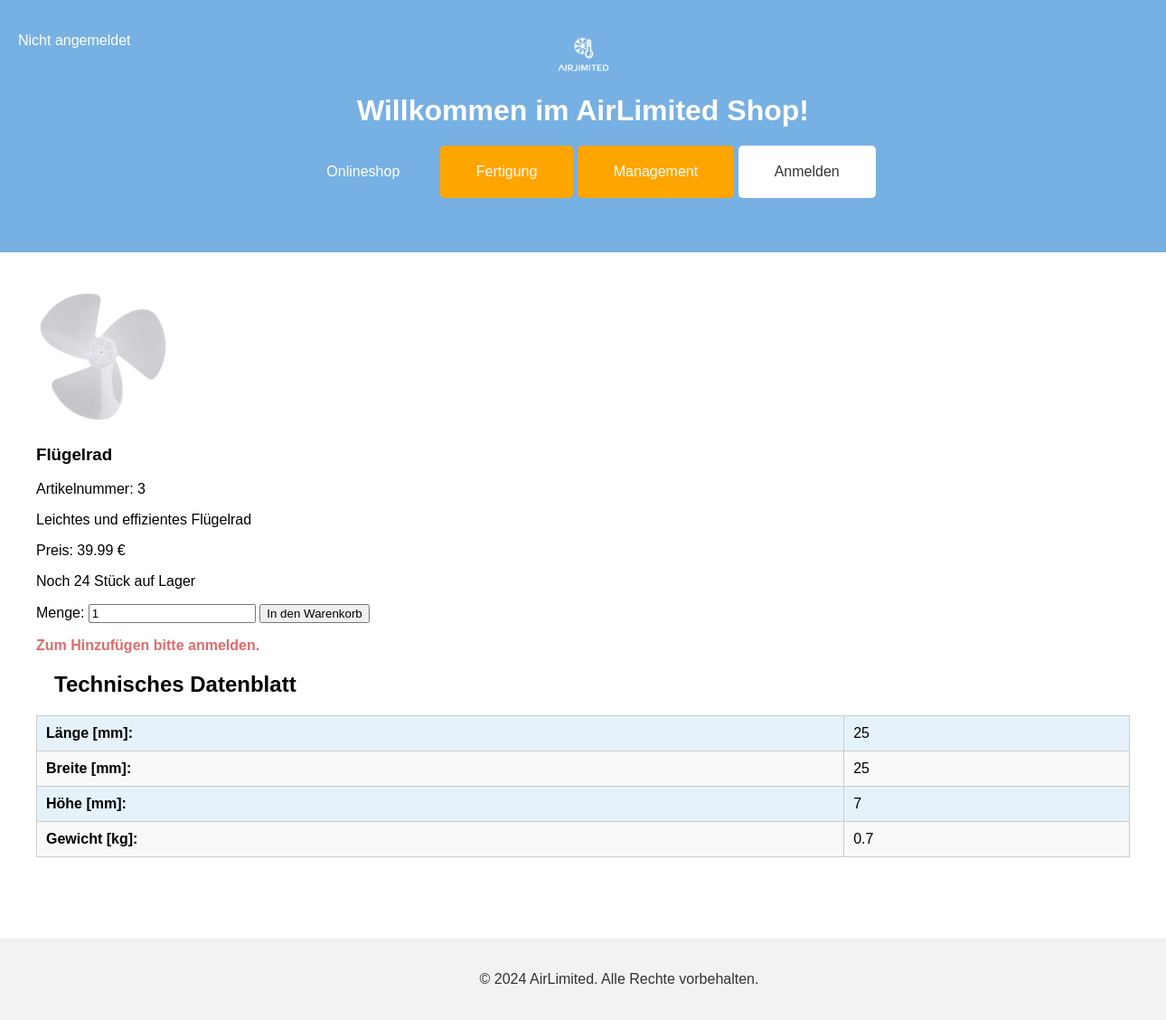
Screenshot of /sku_details.php?sku=3 with the database file from the repository.
### tables this page shows
CREATE TABLE IF NOT EXISTS `sind_in` (
  `LagerNr` int(11) NOT NULL,
  `SKUNr` int(11) NOT NULL,
  `Bestand` int(11) DEFAULT NULL,
  PRIMARY KEY (`LagerNr`,`SKUNr`),
  KEY `sind_in SKUNr` (`SKUNr`),
  CONSTRAINT `sind_in LagerNr` FOREIGN KEY (`LagerNr`) REFERENCES `lager` (`LagerNr`) ON DELETE NO ACTION ON UPDATE NO ACTION,
  CONSTRAINT `sind_in SKUNr` FOREIGN KEY (`SKUNr`) REFERENCES `sku` (`SKUNr`) ON DELETE NO ACTION ON UPDATE NO ACTION
);

CREATE TABLE IF NOT EXISTS `sku` (
  `SKUNr` int(11) NOT NULL AUTO_INCREMENT,
  `Name` varchar(20) NOT NULL,
  `Standardlosgroeße` int(11) NOT NULL DEFAULT 0,
  `Laenge` float DEFAULT NULL,
  `Breite` float DEFAULT NULL,
  `Hoehe` float DEFAULT NULL,
  `Gewicht` float DEFAULT NULL,
  `Beschreibung` varchar(200) DEFAULT NULL,
  `Preis` float DEFAULT NULL,
  `Foto` varchar(50) DEFAULT NULL,
  `Art` varchar(50) DEFAULT NULL,
  `Fertigungsanweisungen` varchar(50) DEFAULT NULL,
  `FertigungsNr` int(11) DEFAULT NULL,
  `LagerNr` int(11) DEFAULT NULL,
  PRIMARY KEY (`SKUNr`),
  KEY `FertigungsNr` (`FertigungsNr`),
  KEY `Lagerstandort` (`LagerNr`),
  CONSTRAINT `sku FertigungsNr` FOREIGN KEY (`FertigungsNr`) REFERENCES `fertigung` (`FertigungsNr`) ON DELETE NO ACTION ON UPDATE NO ACTION,
  CONSTRAINT `sku LagerNr` FOREIGN KEY (`LagerNr`) REFERENCES `lager` (`LagerNr`) ON DELETE NO ACTION ON UPDATE NO ACTION
);

### db_class.php (called while the page is built, shortened)
<?php
class DBConnector
{
	private $database = null;
	public function connect()
	{
		$this->database = mysqli_connect(DB_HOST, DB_USER, DB_PASSWORD) or die('Verbindung schlug fehl: '.mysqli_error($this->database));
		mysqli_select_db($this->database, DB_NAME) or die('Verbindung schlug fehl: '.mysqli_error($this->database));
		mysqli_query($this->database, "SET CHARSET 'utf8'") or die('Verbindung schlug fehl: '.mysqli_error($this->database));
		mysqli_query($this->database, "SET NAMES 'UTF8'") or die('Verbindung schlug fehl: '.mysqli_error($this->database));
	}
	static public function fetchEntity($QueryResult)
	{
		return mysqli_fetch_object($QueryResult);
	}
	static public function fetchEntityArray($QueryResult)
	{
		$result = array();
		while( $item = DBConnector::fetchEntity($QueryResult) )
			$result[] = $item;
		return $result;
	}
	public function query($Query)
	{
		$result = mysqli_query($this->database, $Query);
		return $result;
	}
	public function getEntityArray($Query)
	{
		$result = $this->query($Query);
		if( $result )
			return $this->fetchEntityArray($result);
		else
			return false;
	}
}
?>

### sku_details.php (the view, shortened to what this page needs)
<?php
    if (isset($_SESSION['userType']) && isset($_SESSION['userID'])) {
        $userType = $_SESSION['userType'];
        $userID = $_SESSION['userID'];
        $loginText = "Angemeldet als: " . $userType . " " . $userID;
    } else {
        $loginText = "Nicht angemeldet". "<br>";
    }
    if (isset($_GET['sku'])) {
        $sku = htmlspecialchars($_GET['sku']);
    } else {
        $sku = 1;
    }
    require_once "db_class.php";
    $DBServer   = 'localhost';
	$DBHost     = 'airlimited';
	$DBUser     = 'root';
	$DBPassword = '';
	$db = new DBConnector($DBServer, $DBHost, $DBUser, $DBPassword);
	$db->connect();
    $query = 'SELECT `Name`, sku.`SKUNr`, `Foto`, `Preis` , `Laenge`,  `Breite`,
                `Hoehe`,  `Gewicht`,  `Beschreibung`, sind_in.Bestand ';
    $query .= 'FROM `airlimited`.`sku` ';
    $query .= 'LEFT JOIN sind_in ON sku.SKUNr = sind_in.SKUNr ';
    $query .= 'WHERE sku.`SKUNr` = '. $sku . ' ';
    $query .= 'LIMIT 1000;';
    $result = $db->getEntityArray($query);
    $skuDB = $result[0];
    if (isset($userType) and isset($userID)) {
        if ($userType == 'servicepartner' or $userType == 'lager' ) {
            if (isset($_POST['quantity'])) {
                if ($userType == 'servicepartner') {
                    $sql = 'INSERT INTO `warenkorb` (`ServicepartnerNr`, `SKUNr`, `Menge`) ';
                    $sql .= 'VALUES ('. $userID .' , '. $sku .', '. $_POST['quantity'] .');';
                } elseif ($userType == 'lager') {
                    $sql = 'INSERT INTO `warenkorb` ( `LagerNr`, `SKUNr`, `Menge`) ';
                    $sql .= 'VALUES ('. $userID .' , '. $sku .', '. $_POST['quantity'] .');';
                }
                $input = $db->query($sql);
                $feedback = $skuDB->Name .' wurde '. $_POST['quantity'] .' mal in den Warenkorb gelegt.';
            }
        } else {
            $feedback = 'Zum Hinzufügen bitte als Servicepartner oder Lager anmelden.';
        }
    } else {
        $feedback = 'Zum Hinzufügen bitte anmelden.';
    }
?>
<!DOCTYPE html>
<html lang="de">
<head>
    <link rel="stylesheet" href="styles.css">
</head>
<body>
   <header>
        <div class="logo">
            <img src="logo.png" alt="AirLimited Logo">
        </div>
        <h1>Willkommen im AirLimited Shop!</h1>
        <nav>
            <button onclick="window.location.href='onlineshop.php'">Onlineshop</button>
            <button onclick="window.location.href='fertigung.php'" class="fertigung-btn">Fertigung</button>
            <button onclick="window.location.href='management.php'" class="management-btn">Management</button>
            <button onclick="window.location.href='index.php'" class="login-btn">Anmelden</button>
        </nav>
        <div class="meine-logindaten">
            <p>
                <?php
                    echo $loginText;
                ?>
            </p>
        </div>
    </header>
    <main>
        <div class="product-content">
            <div class="product">
                <?php echo '<div class="product-image">
                                <img src="images/' . htmlspecialchars($skuDB->SKUNr) . '.jpg" alt="Produkt ' . htmlspecialchars($skuDB->SKUNr) . '" width="150" height="150">
                            </div> '
                            ?>
                <div class="product-details">
                    <?php
                        echo '
                            <h3>'. $skuDB->Name .'</h3>
                            <p>Artikelnummer: '. $skuDB->SKUNr .'</p>
                            <p>'. $skuDB->Beschreibung .'</p>
                            <p class="price">Preis: '. $skuDB->Preis .' €</p>
                            <p>Noch '. $skuDB->Bestand .' Stück auf Lager</p>
                        ';
                    ?>
                    <form action="#" class="order-form" method="POST">
                        <label for="quantity">Menge:</label>
                        <input type="number" id="quantity" name="quantity" min="1" value="1">
                        <button type="submit">In den Warenkorb</button>
                        <?php
                            if (isset($feedback)) {
                                echo '<p class = "feedback">'. $feedback .'</p>';
                            }
                        ?>
                    </form>
                </div>
            </div>
            <div class="product-details-container">
                <?php
                    echo '
                        <h2>Technisches Datenblatt</h2>
                        <table>
                            <tr>
                                <td>Länge [mm]:</td>
                                <td>'. $skuDB->Laenge .'</td>
                            </tr>
                            <tr>
                                <td>Breite [mm]:</td>
                                <td>'. $skuDB->Breite .'</td>
                            </tr>
                            <tr>
                                <td>Höhe [mm]:</td>
                                <td>'. $skuDB->Hoehe .'</td>
                            </tr>
                            <tr>
                                <td>Gewicht [kg]:</td>
                                <td>'. $skuDB->Gewicht .'</td>
                            </tr>
                        </table>
                    ';
                ?>
            </div>
        </div>
    </main>
    <footer>
        <p>&copy; 2024 AirLimited. Alle Rechte vorbehalten.</p>
    </footer>
</body>
</html>

### styles.css (style rules this page uses)
body { font-family: Arial, sans-serif; margin: 0; padding: 0; }
header { background-color: #77b0e3; color: white; padding: 40px; display: flex; flex-direction: column; align-items: center; }
header h1 { margin: 0; margin-top: 20px; }
h2 { text-align: left; margin-left: 20px; margin-top: 20px; margin-bottom: 20px; }
.logo img { height: 40px; }
nav { margin-top: 20px; }
nav button { margin-bottom: 20px; background-color: #77b0e3; border: none; color: white; padding: 20px 40px; text-align: center; text-decoration: none; display: inline-block; font-size: 16px; cursor: pointer; border-radius: 5px; }
.login-btn { background-color: white; color: #333; }
.management-btn, .fertigung-btn { background-color: #ffa500; }
.meine-logindaten { position: absolute; top: 20px; left: 20px; }
.meine-logindaten p { color: white; text-align: left; text-decoration: none; font-size: 16px; }
main { padding: 40px; }
footer { background-color: #f2f2f2; color: #333; padding: 20px 40px; position: relative; bottom: 0; width: 100%; text-align: center; margin-top: 50px; }
.product-image { margin-right: 20px; }
.order-form { flex: 1; }
.product-details-container table { border-collapse: collapse; width: 100%; }
.product-details-container td { padding: 10px; border: 1px solid #ccc; }
.product-details-container td:first-child { font-weight: bold; }
.feedback { color: #dc6c6c; font-weight: bold; }
table { width: 100%; border-collapse: collapse; }
th, td { padding: 12px 15px; text-align: left; border: 1px solid #ddd; }
tr:nth-child(even) { background-color: #f9f9f9; }
tr:nth-child(odd) { background-color: #e6f2fa; }

### rows the page displays
sind_in: SKUNr.Name "Flügelrad", SKUNr.SKUNr "3", SKUNr.Beschreibung "Leichtes und effizientes Flügelrad", SKUNr.Preis "39.99", Bestand "24", SKUNr.Laenge "25", SKUNr.Breite "25", SKUNr.Hoehe "7", SKUNr.Gewicht "0.7"

### other values shown
$feedback "Zum Hinzufügen bitte anmelden."
